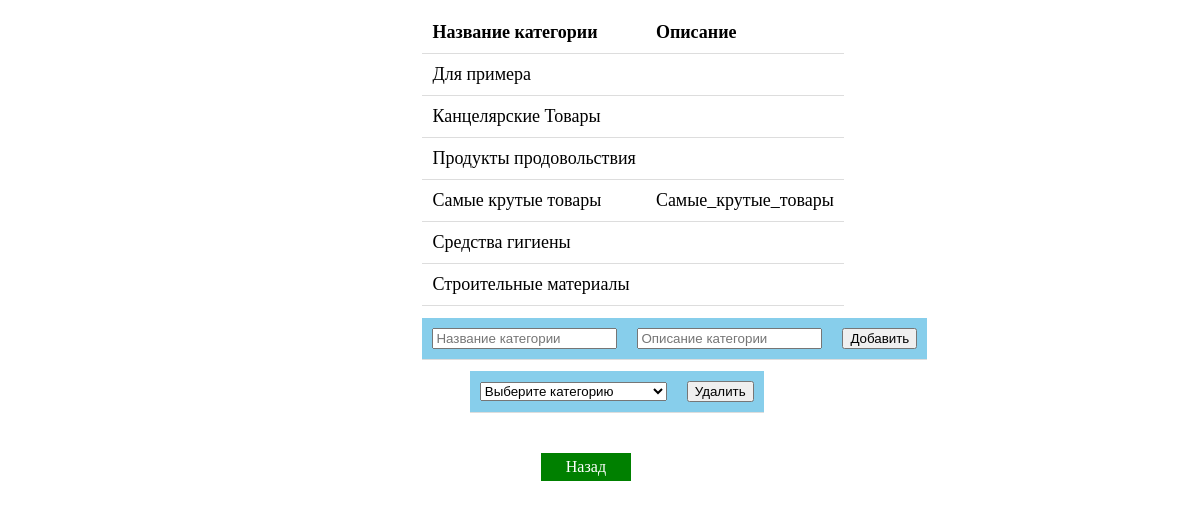
/Site/view/employee/categories.php, run on the app's committed database.
### tables this page shows
CREATE TABLE `categories` (
  `name` varchar(60) NOT NULL,
  `description` text DEFAULT NULL
);

### Site/view/employee/categories.php (the view, shortened to what this page needs)
<?php
		$host = 'localhost';
		$user = 'root';
		$password = '';
		$db_name = 'enterprise_products';
		$link = mysqli_connect($host, $user, $password, $db_name);
?>
<table id="prod"  style ="font-size:18px">
	<tr>
		<th>Название категории</th>
		<th>Описание</th>
	</tr>
<?php
		$query = "SELECT * FROM `categories`";
		$result = mysqli_query($link, $query) or die(mysqli_error($link));
		for ($data = []; $row = mysqli_fetch_assoc($result); $data[] = $row);
		$result = '';
		foreach ($data as $elem) {
			$result .= '<tr>';
			$result .= '<td>' . $elem['name'] . '</td>';
			$result .= '<td>' . $elem['description'] . '</td>';
			$result .= '</tr>';
		}
		echo $result;
	?>
<form action="catSript.php" method="post">
<table  id="forma1">
   <tr>
      <td>
         <input type="text" name="name"  placeholder="Название категории"/>
      </td>
	   <td>
         <input type="text" name="description"  placeholder="Описание категории"/>
      </td>
      <td>
         <button  type="submit" name="done"  >Добавить</a></button>
      </td>
   </tr>
</table>
</form>
<form action="catSript.php" method="post">
<table  id="forma2">
   <tr>
     <td>
		 <select name="categori">
		 <option value="none" hidden="">Выберите категорию</option>
		</select>
      </td>
      <td>
         <button  type="submit" name="delite"  >Удалить</a></button>
      </td>
   </tr>
</table>
</form>
<a href="employee.php">Назад</a>

### Site/view/employee/categories.php (style rules this page uses)
table { margin: 1% 0 10px 35%; border-bottom: 1px solid #ddd; border-collapse: collapse; }
#forma1 { margin: 1% 0% 0 35%; background-color: skyblue; }
#forma2 { margin: 1% 0% 0 39%; background-color: skyblue; }
th, td { padding: 10px; text-align: left; border-bottom: 1px solid #ddd; }
a:link, a:visited { background-color: green; color: white; padding: 5px 25px; text-align: center; text-decoration: none; display: inline-block; margin:2% 0 0 45%; }

### data on the page
categories: name "Для примера"
categories: name "Канцелярские Товары"
categories: name "Продукты продовольствия"
categories: name "Самые крутые товары", description "Самые_крутые_товары"
categories: name "Средства гигиены"
categories: name "Строительные материалы"
